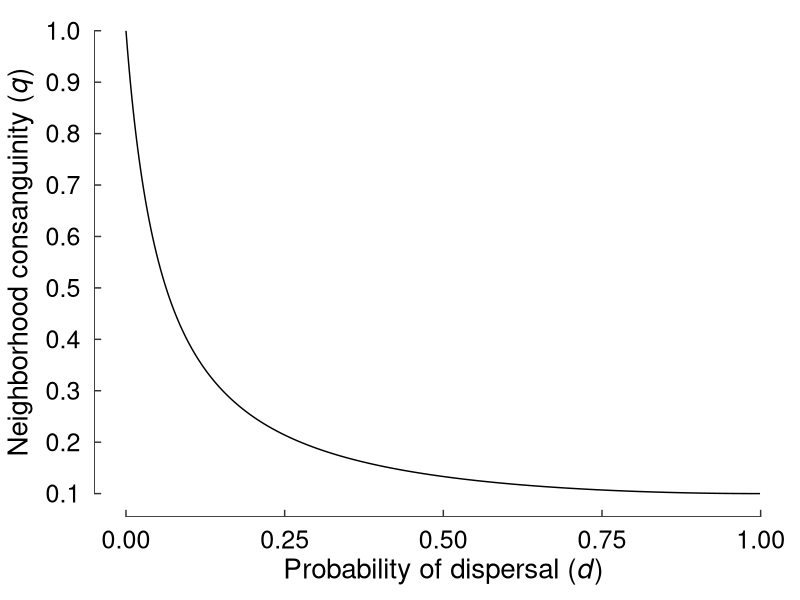

R code for this plot: (Note: this script raises an error after producing the figure.)
library(tidyverse)
library(cowplot)
library(ggthemes)

# seed variables
n <- 10
k <- 0.1
d <- seq(0.00001, 1, by = 0.001)

# generate data
df <- tibble(n, k, d)
consang <- df %>% 
  expand(n, k, d) %>% 
  mutate(h = (1 - d) / (1 - k*d)) %>% 
  mutate(q_dot = (h^2)/(n - (h^2) * (n - 1))) %>% 
  mutate(q = (1 / n) + ((n - 1)/n) * q_dot) %>% 
  mutate(cb_parent = ((q - ((1 - d)^2)*q)/(1 - ((1 - d)^2)*q))/2) %>% 
  mutate(cb_actdis = (q - ((1-d)^2)*q)/2) %>% 
  mutate(cb_actsed = ((q - ((1 - d)^2)*q)/(1 - (1 - d)*q))/2) %>% 
  mutate(cb_actdis_recdis = q/2) %>% 
  mutate(cb_actdis_recsed = (q - (1 - d)*q)/2) %>% 
  mutate(cb_actsed_recdis = ((q)/(1 - (1 - d)*q))/2) %>% 
  mutate(cb_actsed_recsed = ((q - (1 - d)*q)/(1 - (1 - d)*q))/2) %>% 
  mutate(cb_actdis_recdis_1 = 1/2) %>% 
  mutate(cb_actdis_recdis_0 = 0/2) %>% 
  mutate(cb_actdis_recsed_1 = (1 - (1 - d)*q)/2) %>% 
  mutate(cb_actdis_recsed_0 = -((1 - d)*q)/2) %>% 
  mutate(cb_actsed_recdis_1 = (1/(1 - (1 - d)*q))/2) %>%
  mutate(cb_actsed_recdis_0 = 0/2) %>%
  mutate(cb_actsed_recsed_1 = 1/2) %>%
  mutate(cb_actsed_recsed_0 = -((1 - d)*q)/(1 - (1 - d)*q)/2)

# build graphs
# generate theme
theme_cb <- theme_classic() +
  theme(
    axis.text = element_text(colour = "black"),
    axis.text.x = element_text(margin = margin(t = 10, unit = "pt")),
    axis.text.y = element_text(margin = margin(r = 10)),
    axis.line = element_blank(),
    axis.ticks.length = unit(-5,"pt"),
    panel.background = element_rect(fill = "transparent"),
    plot.background = element_rect(fill = "transparent", color = NA)
  )

theme_cb_zoom <- theme_classic() +
  theme(
    axis.title = element_text(size = 20),
    axis.text = element_text(size = 18, colour = "black"),
    axis.text.x = element_text(margin = margin(t = 10, unit = "pt")),
    axis.text.y = element_text(margin = margin(r = 10)),
    axis.line = element_blank(),
    axis.ticks.length = unit(-5,"pt"),
    panel.background = element_rect(fill = "transparent"),
    plot.background = element_rect(fill = "transparent", color = NA)
  )

# dispersal and consanguinity
fudge_axis <- tibble(d = c(0,1), q = c(0.1,1))
f_consang <- consang %>% 
  ggplot(aes(x = d, y = q)) + geom_line() +  
  labs(x = expression(paste("Probability of dispersal (", italic("d"), ")")), 
       y = expression(paste("Neighborhood consanguinity (", italic("q"), ")"))) + 
  theme_cb_zoom + geom_rangeframe(data = fudge_axis) + scale_y_continuous(breaks = seq(0.1, 1, 0.1))
f_consang
save_plot(f_consang, path = "images", filename = "f_consang.pdf", base_height = 5, base_asp = 2)

# parent model
fudge_axis <- tibble(q = c(0.1,1), cb_parent = c(-2,2))
f_parent <- consang %>% 
  ggplot(aes(x = q, y = cb_parent)) + geom_line() +  
  labs(x = expression(paste("Neighborhood consanguinity (", italic("q"), ")")), 
                              y = expression(paste("Evolutionarily stable ", italic("C/B")))) + 
  theme_cb + geom_rangeframe(data = fudge_axis) + scale_x_continuous(breaks = seq(0.1, 1, 0.1)) + 
  geom_ribbon(aes(ymin = -1, ymax = 1), alpha=0.25)
f_parent

fudge_axis <- tibble(q = c(0.1,1), cb_parent = c(0.05,0.055))
f_parent_zoom <- ggplot(consang, aes(x = q, y = cb_parent)) + geom_line() +  
  labs(x = expression(paste("Neighborhood consanguinity (", italic("q"), ")")), 
       y = expression(paste("Evolutionarily stable ", italic("C/B")))) + 
  theme_cb_zoom + scale_x_continuous(breaks = seq(0.1, 1, 0.1)) + geom_rangeframe(data = fudge_axis)
f_parent_zoom
save_plot(f_parent_zoom, path = "images", filename = "f_parent_zoom.pdf", base_height = 5, base_asp = 2)

# actor dispersing
fudge_axis <- tibble(q = c(0.1,1), cb_actdis = c(-2,2))
f_actdis <- ggplot(consang, aes(x = q, y = cb_actdis)) + geom_line() +  
  labs(x = expression(paste("Neighborhood consanguinity (", italic("q"), ")")), 
       y = expression(paste("Evolutionarily stable ", italic("C/B")))) + 
  theme_cb + geom_rangeframe(data = fudge_axis) + scale_x_continuous(breaks = seq(0.1, 1, 0.1)) + 
  geom_ribbon(aes(ymin = -1, ymax = 1), alpha=0.25)
f_actdis

fudge_axis <- tibble(q = c(0.1,1), cb_actdis = c(0,0.05))
f_actdis_zoom <- ggplot(consang, aes(x = q, y = cb_actdis)) + geom_line() +  
  labs(x = expression(paste("Neighborhood consanguinity (", italic("q"), ")")), 
       y = expression(paste("Evolutionarily stable ", italic("C/B")))) + 
  theme_cb_zoom + scale_x_continuous(breaks = seq(0.1, 1, 0.1)) + geom_rangeframe(data = fudge_axis)
f_actdis_zoom
save_plot(f_actdis_zoom, path = "images", filename = "f_actdis_zoom.pdf", base_height = 5, base_asp = 2)

# actor sedentary
fudge_axis <- tibble(q = c(0.1,1), cb_actsed = c(-2,2))
f_actsed <- ggplot(consang, aes(x = q, y = cb_actsed)) + geom_line() +  
  labs(x = expression(paste("Neighborhood consanguinity (", italic("q"), ")")), 
       y = expression(paste("Evolutionarily stable ", italic("C/B")))) + 
  theme_cb + geom_rangeframe(data = fudge_axis) + scale_x_continuous(breaks = seq(0.1, 1, 0.1)) + 
  geom_ribbon(aes(ymin = -1, ymax = 1), alpha=0.25)
f_actsed

fudge_axis <- tibble(q = c(0.1,1), cb_actsed = c(0.05,0.058))
f_actsed_zoom <- ggplot(consang, aes(x = q, y = cb_actsed)) + geom_line() +  
  labs(x = expression(paste("Neighborhood consanguinity (", italic("q"), ")")), 
       y = expression(paste("Evolutionarily stable ", italic("C/B")))) + 
  theme_cb_zoom + scale_x_continuous(breaks = seq(0.1, 1, 0.1)) + geom_rangeframe(data = fudge_axis)
f_actsed_zoom
save_plot(f_actsed_zoom, path = "images", filename = "f_actsed_zoom.pdf", base_height = 5, base_asp = 2)

# actor dispersing, recipient dispersing
fudge_axis <- tibble(q = c(0.1,1), cb_actdis_recdis = c(-2,2))
f_actdis_recdis <- ggplot(consang, aes(x = q, y = cb_actdis_recdis)) + geom_line() +  
  labs(x = expression(paste("Neighborhood consanguinity (", italic("q"), ")")), 
       y = expression(paste("Evolutionarily stable ", italic("C/B")))) + 
  theme_cb + geom_rangeframe(data = fudge_axis) + scale_x_continuous(breaks = seq(0.1, 1, 0.1)) + 
  geom_ribbon(aes(ymin = -1, ymax = 1), alpha=0.25)
f_actdis_recdis

fudge_axis <- tibble(q = c(0.1,1), cb_actdis_recdis = c(0,0.5))
f_actdis_recdis_zoom <- ggplot(consang, aes(x = q, y = cb_actdis_recdis)) + geom_line() +  
  labs(x = expression(paste("Neighborhood consanguinity (", italic("q"), ")")), 
       y = expression(paste("Evolutionarily stable ", italic("C/B")))) + 
  theme_cb_zoom + scale_x_continuous(breaks = seq(0.1, 1, 0.1)) + geom_rangeframe(data = fudge_axis)
f_actdis_recdis_zoom
save_plot(f_actdis_recdis_zoom, path = "images", filename = "f_actdis_recdis_zoom.pdf", base_height = 5, base_asp = 2)

# actor dispersing, recipient sedentary
fudge_axis <- tibble(q = c(0.1,1), cb_actdis_recsed = c(-2,2))
f_actdis_recsed <- ggplot(consang, aes(x = q, y = cb_actdis_recsed)) + geom_line() +  
  labs(x = expression(paste("Neighborhood consanguinity (", italic("q"), ")")), 
       y = expression(paste("Evolutionarily stable ", italic("C/B")))) + 
  theme_cb + geom_rangeframe(data = fudge_axis) + scale_x_continuous(breaks = seq(0.1, 1, 0.1)) + 
  geom_ribbon(aes(ymin = -1, ymax = 1), alpha=0.25)
f_actdis_recsed

fudge_axis <- tibble(q = c(0.1,1), cb_actdis_recsed = c(0,0.05))
f_actdis_recsed_zoom <- ggplot(consang, aes(x = q, y = cb_actdis_recsed)) + geom_line() +  
  labs(x = expression(paste("Neighborhood consanguinity (", italic("q"), ")")), 
       y = expression(paste("Evolutionarily stable ", italic("C/B")))) + 
  theme_cb_zoom + scale_x_continuous(breaks = seq(0.1, 1, 0.1)) + geom_rangeframe(data = fudge_axis)
f_actdis_recsed_zoom
save_plot(f_actdis_recsed_zoom, path = "images", filename = "f_actdis_recsed_zoom.pdf", base_height = 5, base_asp = 2)

# actor sedentary, recipient dispersing
fudge_axis <- tibble(q = c(0.1,1), cb_actsed_recdis = c(-2,2))
f_actsed_recdis <- ggplot(consang, aes(x = q, y = cb_actsed_recdis)) + geom_line() +  
  labs(x = expression(paste("Neighborhood consanguinity (", italic("q"), ")")), 
       y = expression(paste("Evolutionarily stable ", italic("C/B")))) + 
  theme_cb + geom_rangeframe(data = fudge_axis) + scale_x_continuous(breaks = seq(0.1, 1, 0.1)) + 
  ylim(-2,2) + geom_ribbon(aes(ymin = -1, ymax = 1), alpha=0.25)
f_actsed_recdis

fudge_axis <- tibble(q = c(0.1,1), cb_actsed_recdis = c(0,10))
f_actsed_recdis_zoom <- ggplot(consang, aes(x = q, y = cb_actsed_recdis)) + geom_line() +  
  labs(x = expression(paste("Neighborhood consanguinity (", italic("q"), ")")), 
       y = expression(paste("Evolutionarily stable ", italic("C/B")))) + 
  theme_cb_zoom + scale_x_continuous(breaks = seq(0.1, 1, 0.1)) + geom_rangeframe(data = fudge_axis) + 
  ylim(0,10)
f_actsed_recdis_zoom
save_plot(f_actsed_recdis_zoom, path = "images", filename = "f_actsed_recdis_zoom.pdf", base_height = 5, base_asp = 2)

# actor sedentary, recipient sedentary
fudge_axis <- tibble(q = c(0.1,1), cb_actsed_recsed = c(-2,2))
f_actsed_recsed <- ggplot(consang, aes(x = q, y = cb_actsed_recsed)) + geom_line() +  
  labs(x = expression(paste("Neighborhood consanguinity (", italic("q"), ")")), 
        y = expression(paste("Evolutionarily stable ", italic("C/B")))) + 
  theme_cb + geom_rangeframe(data = fudge_axis) + scale_x_continuous(breaks = seq(0.1, 1, 0.1)) + 
  geom_ribbon(aes(ymin = -1, ymax = 1), alpha=0.25)
f_actsed_recsed

fudge_axis <- tibble(q = c(0.1,1), cb_actsed_recsed = c(0.025,0.05))
f_actsed_recsed_zoom <- ggplot(consang, aes(x = q, y = cb_actsed_recsed)) + geom_line() +  
  labs(x = expression(paste("Neighborhood consanguinity (", italic("q"), ")")), 
       y = expression(paste("Evolutionarily stable ", italic("C/B")))) + 
  theme_cb_zoom + scale_x_continuous(breaks = seq(0.1, 1, 0.1)) + geom_rangeframe(data = fudge_axis)
f_actsed_recsed_zoom
save_plot(f_actsed_recsed_zoom, path = "images", filename = "f_actsed_recsed_zoom.pdf", base_height = 5, base_asp = 2)

# actor dispersing, recipient dispersing, Q = 1
fudge_axis <- tibble(q = c(0.1,1), cb_actdis_recdis_1 = c(-2,2))
f_actdis_recdis_1 <- ggplot(consang, aes(x = q, y = cb_actdis_recdis_1)) + geom_line() +  
  labs(x = expression(paste("Neighborhood consanguinity (", italic("q"), ")")), 
       y = expression(paste("Evolutionarily stable ", italic("C/B")))) + 
  theme_cb + geom_rangeframe(data = fudge_axis) + scale_x_continuous(breaks = seq(0.1, 1, 0.1)) + 
  geom_ribbon(aes(ymin = -1, ymax = 1), alpha=0.25)
f_actdis_recdis_1

fudge_axis <- tibble(q = c(0.1,1), cb_actdis_recdis_1 = c(0.45,0.55))
f_actdis_recdis_1_zoom <- ggplot(consang, aes(x = q, y = cb_actdis_recdis_1)) + geom_line() +  
  labs(x = expression(paste("Neighborhood consanguinity (", italic("q"), ")")), 
       y = expression(paste("Evolutionarily stable ", italic("C/B")))) + 
  theme_cb_zoom + scale_x_continuous(breaks = seq(0.1, 1, 0.1)) + geom_rangeframe(data = fudge_axis)
f_actdis_recdis_1_zoom
save_plot(f_actdis_recdis_1_zoom, path = "images", filename = "f_actdis_recdis_1_zoom.pdf", base_height = 5, base_asp = 2)

# actor dispersing, recipient dispersing, Q = 0
fudge_axis <- tibble(q = c(0.1,1), cb_actdis_recdis_0 = c(-2,2))
f_actdis_recdis_0 <- ggplot(consang, aes(x = q, y = cb_actdis_recdis_0)) + geom_line() +  
  labs(x = expression(paste("Neighborhood consanguinity (", italic("q"), ")")), 
       y = expression(paste("Evolutionarily stable ", italic("C/B")))) + 
  theme_cb + geom_rangeframe(data = fudge_axis) + scale_x_continuous(breaks = seq(0.1, 1, 0.1)) + 
  geom_ribbon(aes(ymin = -1, ymax = 1), alpha=0.25)
f_actdis_recdis_0

fudge_axis <- tibble(q = c(0.1,1), cb_actdis_recdis_0 = c(-0.05,0.05))
f_actdis_recdis_0_zoom <- ggplot(consang, aes(x = q, y = cb_actdis_recdis_0)) + geom_line() +  
  labs(x = expression(paste("Neighborhood consanguinity (", italic("q"), ")")), 
       y = expression(paste("Evolutionarily stable ", italic("C/B")))) + 
  theme_cb_zoom + scale_x_continuous(breaks = seq(0.1, 1, 0.1)) + geom_rangeframe(data = fudge_axis)
f_actdis_recdis_0_zoom
save_plot(f_actdis_recdis_0_zoom, path = "images", filename = "f_actdis_recdis_0_zoom.pdf", base_height = 5, base_asp = 2)

# actor dispersing, recipient sedentary, Q = 1
fudge_axis <- tibble(q = c(0.1,1), cb_actdis_recsed_1 = c(-2,2))
f_actdis_recsed_1 <- ggplot(consang, aes(x = q, y = cb_actdis_recsed_1)) + geom_line() +  
  labs(x = expression(paste("Neighborhood consanguinity (", italic("q"), ")")), 
       y = expression(paste("Evolutionarily stable ", italic("C/B")))) + 
  theme_cb + geom_rangeframe(data = fudge_axis) + scale_x_continuous(breaks = seq(0.1, 1, 0.1)) + 
  geom_ribbon(aes(ymin = -1, ymax = 1), alpha=0.25)
f_actdis_recsed_1

fudge_axis <- tibble(q = c(0.1,1), cb_actdis_recsed_1 = c(0,0.5))
f_actdis_recsed_1_zoom <- ggplot(consang, aes(x = q, y = cb_actdis_recsed_1)) + geom_line() +  
  labs(x = expression(paste("Neighborhood consanguinity (", italic("q"), ")")), 
       y = expression(paste("Evolutionarily stable ", italic("C/B")))) + 
  theme_cb_zoom + scale_x_continuous(breaks = seq(0.1, 1, 0.1)) + geom_rangeframe(data = fudge_axis)
f_actdis_recsed_1_zoom
save_plot(f_actdis_recsed_1_zoom, path = "images", filename = "f_actdis_recsed_1_zoom.pdf", base_height = 5, base_asp = 2)

# actor dispersing, recipient sedentary, Q = 0
fudge_axis <- tibble(q = c(0.1,1), cb_actdis_recsed_0 = c(-2,2))
f_actdis_recsed_0 <- ggplot(consang, aes(x = q, y = cb_actdis_recsed_0)) + geom_line() +  
  labs(x = expression(paste("Neighborhood consanguinity (", italic("q"), ")")), 
       y = expression(paste("Evolutionarily stable ", italic("C/B")))) + 
  theme_cb + geom_rangeframe(data = fudge_axis) + scale_x_continuous(breaks = seq(0.1, 1, 0.1)) + 
  geom_ribbon(aes(ymin = -1, ymax = 1), alpha=0.25)
f_actdis_recsed_0

fudge_axis <- tibble(q = c(0.1,1), cb_actdis_recsed_0 = c(0,-0.5))
f_actdis_recsed_0_zoom <- ggplot(consang, aes(x = q, y = cb_actdis_recsed_0)) + geom_line() +  
  labs(x = expression(paste("Neighborhood consanguinity (", italic("q"), ")")), 
       y = expression(paste("Evolutionarily stable ", italic("C/B")))) + 
  theme_cb_zoom + scale_x_continuous(breaks = seq(0.1, 1, 0.1)) + geom_rangeframe(data = fudge_axis)
f_actdis_recsed_0_zoom
save_plot(f_actdis_recsed_0_zoom, path = "images", filename = "f_actdis_recsed_0_zoom.pdf", base_height = 5, base_asp = 2)

# actor sedentary, recipient dispersing, Q = 1
fudge_axis <- tibble(q = c(0.1,1), cb_actsed_recdis_1 = c(-2,2))
f_actsed_recdis_1 <- ggplot(consang, aes(x = q, y = cb_actsed_recdis_1)) + geom_line() +  
  labs(x = expression(paste("Neighborhood consanguinity (", italic("q"), ")")), 
       y = expression(paste("Evolutionarily stable ", italic("C/B")))) + 
  theme_cb + geom_rangeframe(data = fudge_axis) + scale_x_continuous(breaks = seq(0.1, 1, 0.1)) + 
  ylim(-2,2) + geom_ribbon(aes(ymin = -1, ymax = 1), alpha=0.25)
f_actsed_recdis_1

fudge_axis <- tibble(q = c(0.1,1), cb_actsed_recdis_1 = c(0,10))
f_actsed_recdis_1_zoom <- ggplot(consang, aes(x = q, y = cb_actsed_recdis_1)) + geom_line() +  
  labs(x = expression(paste("Neighborhood consanguinity (", italic("q"), ")")), 
       y = expression(paste("Evolutionarily stable ", italic("C/B")))) + 
  theme_cb_zoom + scale_x_continuous(breaks = seq(0.1, 1, 0.1)) + geom_rangeframe(data = fudge_axis) + 
  ylim(0,10)
f_actsed_recdis_1_zoom
save_plot(f_actsed_recdis_1_zoom, path = "images", filename = "f_actsed_recdis_1_zoom.pdf", base_height = 5, base_asp = 2)

# actor sedentary, recipient dispersing, Q = 0
fudge_axis <- tibble(q = c(0.1,1), cb_actsed_recdis_0 = c(-2,2))
f_actsed_recdis_0 <- ggplot(consang, aes(x = q, y = cb_actsed_recdis_0)) + geom_line() +  
  labs(x = expression(paste("Neighborhood consanguinity (", italic("q"), ")")), 
       y = expression(paste("Evolutionarily stable ", italic("C/B")))) + 
  theme_cb + geom_rangeframe(data = fudge_axis) + scale_x_continuous(breaks = seq(0.1, 1, 0.1)) + 
  geom_ribbon(aes(ymin = -1, ymax = 1), alpha=0.25)
f_actsed_recdis_0

fudge_axis <- tibble(q = c(0.1,1), cb_actsed_recdis_0 = c(-0.05,0.05))
f_actsed_recdis_0_zoom <- ggplot(consang, aes(x = q, y = cb_actsed_recdis_0)) + geom_line() +  
  labs(x = expression(paste("Neighborhood consanguinity (", italic("q"), ")")), 
       y = expression(paste("Evolutionarily stable ", italic("C/B")))) + 
  theme_cb_zoom + scale_x_continuous(breaks = seq(0.1, 1, 0.1)) + geom_rangeframe(data = fudge_axis)
f_actsed_recdis_0_zoom
save_plot(f_actsed_recdis_0_zoom, path = "images", filename = "f_actsed_recdis_0_zoom.pdf", base_height = 5, base_asp = 2)

# actor sedentary, recipient sedentary, Q = 1
fudge_axis <- tibble(q = c(0.1,1), cb_actsed_recsed_1 = c(-2,2))
f_actsed_recsed_1 <- ggplot(consang, aes(x = q, y = cb_actsed_recsed_1)) + geom_line() +  
  labs(x = expression(paste("Neighborhood consanguinity (", italic("q"), ")")), 
       y = expression(paste("Evolutionarily stable ", italic("C/B")))) + 
  theme_cb + geom_rangeframe(data = fudge_axis) + scale_x_continuous(breaks = seq(0.1, 1, 0.1)) + 
  geom_ribbon(aes(ymin = -1, ymax = 1), alpha=0.25)
f_actsed_recsed_1

fudge_axis <- tibble(q = c(0.1,1), cb_actsed_recsed_1 = c(0.45,0.55))
f_actsed_recsed_1_zoom <- ggplot(consang, aes(x = q, y = cb_actsed_recsed_1)) + geom_line() +  
  labs(x = expression(paste("Neighborhood consanguinity (", italic("q"), ")")), 
       y = expression(paste("Evolutionarily stable ", italic("C/B")))) + 
  theme_cb_zoom + scale_x_continuous(breaks = seq(0.1, 1, 0.1)) + geom_rangeframe(data = fudge_axis)
f_actsed_recsed_1_zoom
save_plot(f_actsed_recsed_1_zoom, path = "images", filename = "f_actsed_recsed_1_zoom.pdf", base_height = 5, base_asp = 2)

# actor sedentary, recipient sedentary, Q = 0
fudge_axis <- tibble(q = c(0.1,1), cb_actsed_recsed_0 = c(-2,2))
f_actsed_recsed_0 <- ggplot(consang, aes(x = q, y = cb_actsed_recsed_0)) + geom_line() +  
  labs(x = expression(paste("Neighborhood consanguinity (", italic("q"), ")")), 
       y = expression(paste("Evolutionarily stable ", italic("C/B")))) + 
  theme_cb + geom_rangeframe(data = fudge_axis) + scale_x_continuous(breaks = seq(0.1, 1, 0.1)) + 
  geom_ribbon(aes(ymin = -1, ymax = 1), alpha=0.25) + ylim(-2,2)
f_actsed_recsed_0

fudge_axis <- tibble(q = c(0.1,1), cb_actsed_recsed_0 = c(0,-10))
f_actsed_recsed_0_zoom <- ggplot(consang, aes(x = q, y = cb_actsed_recsed_0)) + geom_line() +  
  labs(x = expression(paste("Neighborhood consanguinity (", italic("q"), ")")), 
       y = expression(paste("Evolutionarily stable ", italic("C/B")))) + 
  theme_cb_zoom + scale_x_continuous(breaks = seq(0.1, 1, 0.1)) + geom_rangeframe(data = fudge_axis) + 
  ylim(-10,0)
f_actsed_recsed_0_zoom
save_plot(f_actsed_recsed_0_zoom, path = "images", filename = "f_actsed_recsed_0_zoom.pdf", base_height = 5, base_asp = 2)

# generate combined plot of actor-only actual cost-benefit ratios (unscaled)
zoom_act <- plot_grid(f_actdis_zoom, f_actsed_zoom)
zoom_act

# generate combined plot of actual cost-benefit ratios on the same scale
scaled <- plot_grid(f_parent + theme(axis.title.x = element_blank(), axis.title.y = element_blank()),  
          f_actdis + theme(axis.title.x = element_blank(), axis.title.y = element_blank()),  
          f_actsed + theme(axis.title.x = element_blank(), axis.title.y = element_blank()), 
          f_actdis_recdis + theme(axis.title.x = element_blank(), axis.title.y = element_blank()), 
          f_actdis_recsed + theme(axis.title.x = element_blank(), axis.title.y = element_blank()), 
          f_actsed_recdis + theme(axis.title.x = element_blank(), axis.title.y = element_blank()), 
          f_actsed_recsed + theme(axis.title.x = element_blank(), axis.title.y = element_blank()), 
          f_actdis_recdis_1 + theme(axis.title.x = element_blank(), axis.title.y = element_blank()), 
          f_actdis_recdis_0 + theme(axis.title.x = element_blank(), axis.title.y = element_blank()), 
          f_actdis_recsed_1 + theme(axis.title.x = element_blank(), axis.title.y = element_blank()), 
          f_actdis_recsed_0 + theme(axis.title.x = element_blank(), axis.title.y = element_blank()), 
          f_actsed_recdis_1 + theme(axis.title.x = element_blank(), axis.title.y = element_blank()),  
          f_actsed_recdis_0 + theme(axis.title.x = element_blank(), axis.title.y = element_blank()), 
          f_actsed_recsed_1 + theme(axis.title.x = element_blank(), axis.title.y = element_blank()), 
          f_actsed_recsed_0 + theme(axis.title.x = element_blank(), axis.title.y = element_blank()),
          ncol = 3, labels = "auto", label_x = 0.2, hjust = 0, label_size = 18, align = "hv")

y_axis <- ggdraw() + draw_label(expression(paste("Evolutionarily stable ", italic("C/B"))),
                                fontface = 'bold', size = 20, hjust = 0.5, angle = 90)
x_axis <- ggdraw() + draw_label(expression(paste("Neighborhood consanguinity (", italic("q"), ")")), 
                                fontface = 'bold', size = 20, hjust = 0.5)
cb_scaled <- plot_grid(y_axis, scaled, NULL, x_axis, nrow = 2, ncol = 2, rel_widths = c(0.1, 1), rel_heights = c(1, 0.1))
save_plot(cb_scaled, path = "images", filename = "cb_scaled.pdf", base_width = 8.5, base_height = 8)